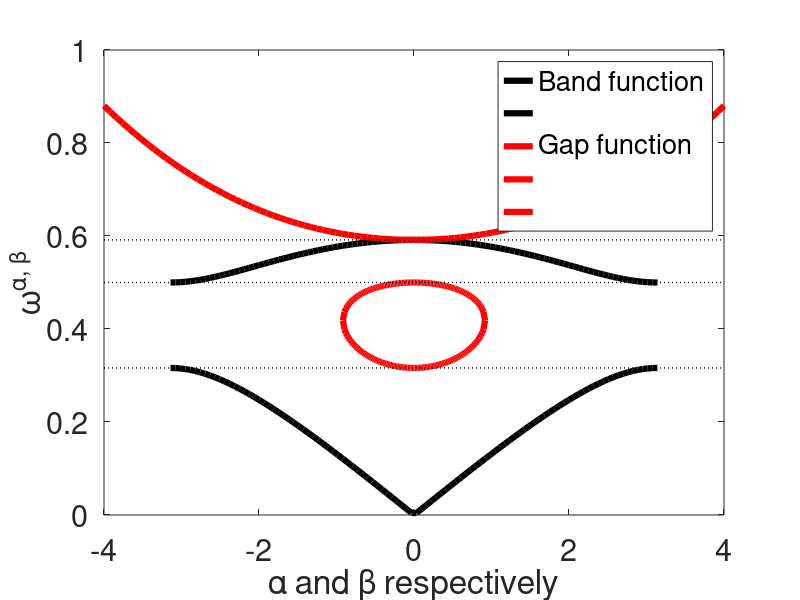

This chart was generated by the following MATLAB code:
%{
    ---------------------------------------------------------
    Author(s):    [Erik Orvehed HILTUNEN , Yannick DE BRUIJN]
    Date:         [November 2024]
    Description:  [Subwavelength Spectral Plot for a 1D Dimer Chain]
    ---------------------------------------------------------
%}

% Objective:
%   Generate a spectral plot for a dimer resonator chain. 
%   A complete derivation of the formula used in this implementation 
%   can be found in arXiv:2409.14537.


% --- Set the parameters ---
    delta = 0.1;        % Contrast (jump of the normal derivative)
    s_1 = 0.8;          % Spacing between first and second resonator
    s_2 = 2;            % Spacing between second and first resonator
    N_points = 100;     % Discretisation points used in plot

% --- Define the Bandfunctions in the subwavelength regime ---
    f_1 = @(x) sqrt(delta) * sqrt((1/s_1 + 1/s_2)     + sqrt(1/(s_1)^2     + 1/(s_2)^2 + 2/(s_1*s_2)*cos(x)));
    f_2 = @(x) sqrt(delta) * sqrt((1/s_1 + 1/s_2)     - sqrt(1/(s_1)^2     + 1/(s_2)^2 + 2/(s_1*s_2)*cos(x)));
    f_3 = @(x) sqrt(delta) * sqrt(abs((1/s_1 + 1/s_2) - sqrt(abs(1/(s_1)^2 + 1/(s_2)^2 - 2/(s_1*s_2)*cosh(x)))));
    f_4 = @(x) sqrt(delta) * sqrt(abs((1/s_1 + 1/s_2) + sqrt(abs(1/(s_1)^2 + 1/(s_2)^2 - 2/(s_1*s_2)*cosh(x)))));
    f_5 = @(x) sqrt(delta) * sqrt(abs((1/s_1 + 1/s_2) + sqrt(abs(1/(s_1)^2 + 1/(s_2)^2 + 2/(s_1*s_2)*cosh(x)))));

% --- Define the range for x ---
    % Plot real Bands over the first Brillouin zone
    x_range = linspace(-pi, pi, N_points);      

    % Plot the complex bands over some ranges
    beta_bound = acosh((1/2) * (s_2^2 + s_1^2)/(s_1*s_2)); 
    beta_range = linspace(-beta_bound, beta_bound, N_points);
    beta_range_2 = linspace(-4, 4, N_points);   

% --- Evaluate the functions on the grid ---
    y_values_1 = real(f_1(x_range));        % Real Band
    y_values_2 = real(f_2(x_range));        % Real Band
    y_values_3 = real(f_3(beta_range));     % Complex Band
    y_values_4 = real(f_4(beta_range));     % Complex Band
    y_values_5 = real(f_5(beta_range_2));   % Complex Band


% --- Plotting the spectral Bands ---
    figure;
    lw = 4.5;   % Linewidth
    fs = 18;    % Fontsize
    
    % Plotting of the Bands
    plot(x_range, y_values_1, 'k', 'LineWidth', lw);
    hold on;
    pbaspect([8 6 1]); % Set the ratio to 10:6
    plot(x_range, y_values_2     , 'k', 'LineWidth', lw);
    plot(beta_range, y_values_3  , 'r', 'LineWidth', lw);
    plot(beta_range, y_values_4  , 'r', 'LineWidth', lw);
    plot(beta_range_2, y_values_5, 'r', 'LineWidth', lw);
    
    % Horizontal lines separating the Band and Bandgap
    y_val = f_1(pi);
    line([-4, 4], [y_val, y_val], 'Color', 'k', 'LineStyle', ':', 'LineWidth', 1);
    b_val = f_2(pi);
    line([-4, 4], [b_val, b_val], 'Color', 'k', 'LineStyle', ':', 'LineWidth', 1);
    g_val = f_1(0);
    line([-4, 4], [g_val, g_val], 'Color', 'k', 'LineStyle', ':', 'LineWidth', 1);
    
    % Adding labels, legend and ticks
    xlabel('\alpha and \beta respectively', 'FontSize', fs);
    ylabel('\omega^{\alpha, \beta}', 'FontSize', fs);
    legend('Band function', '', 'Gap function', '', '', 'Location', 'northeast', 'FontSize', fs+2);
    set(gca, 'FontSize', fs+4); 
    saveas(gcf, 'Band_1D_Dimer.pdf');
    hold off;

